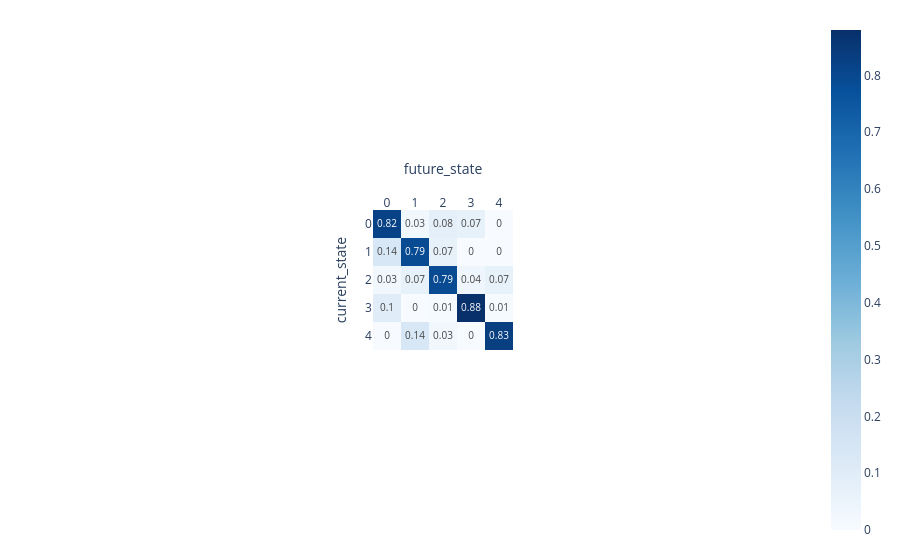
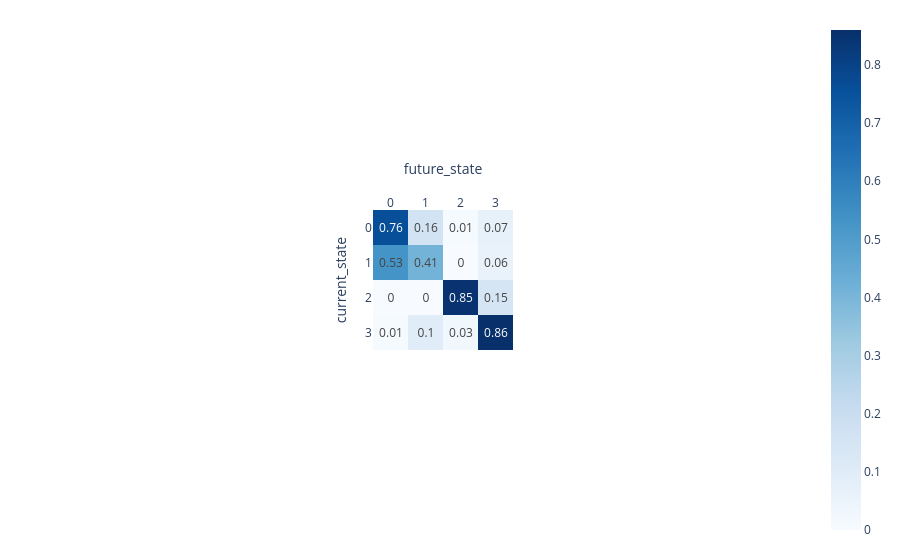

Notebook code cell kept with these figures, in order:
### Markdown cell above
#### Lastly, one should check state transition matrices to understand how state transition behaviour - how likely states are to transition from one to another. A well fit model should demonstrate persistance of states. A poorly fit model exhibits erratic transition behaviour and failure to distinguish states.

### Code cell
# Visualising state transition matrices

for model_no in final_models:
    print("")
    print(f"Model No.{model_no}")
    [print(x) for x in best_models_dict[model_no]["state_means"]["state_description"] if x != ""]
    print("_______________________")
    fig = px.imshow(best_models_dict[model_no]["transition_probabilities"], text_auto = True, color_continuous_scale = "Blues")
    fig.update_xaxes(side="top", tickmode = "linear", dtick = 1, title = dict(text = "current_state"))
    fig.update_yaxes(tickmode = "linear", dtick = 1, title = dict(text = "test"))
    fig.update_layout(height = 250, margin = dict(t = 20, b = 20))
    fig.show()

### Figure 1 — Plotly figure (JSON) as saved in the notebook; plotly's stock layout.template omitted (floating-point values rounded to 4 significant figures)
{"data": [{"coloraxis": "coloraxis", "hovertemplate": "x: %{x}<br>y: %{y}<br>color: %{z}<extra></extra>", "name": "0", "texttemplate": "%{z}", "type": "heatmap", "xaxis": "x", "yaxis": "y", "z": [[0.82, 0.03, 0.08, 0.07, 0], [0.14, 0.79, 0.07, 0, 0], [0.03, 0.07, 0.79, 0.04, 0.07], [0.1, 0, 0.01, 0.88, 0.01], [0, 0.14, 0.03, 0, 0.83]]}], "layout": {"autosize": true, "coloraxis": {"colorscale": [[0, "rgb(247,251,255)"], [0.125, "rgb(222,235,247)"], [0.25, "rgb(198,219,239)"], [0.375, "rgb(158,202,225)"], [0.5, "rgb(107,174,214)"], [0.625, "rgb(66,146,198)"], [0.75, "rgb(33,113,181)"], [0.875, "rgb(8,81,156)"], [1, "rgb(8,48,107)"]]}, "margin": {"b": 20, "t": 20}, "xaxis": {"anchor": "y", "autorange": true, "constrain": "domain", "domain": [0.4036, 0.5964], "dtick": 1, "range": [-0.5, 4.5], "scaleanchor": "y", "side": "top", "tickmode": "linear", "title": {"text": "future_state"}}, "yaxis": {"anchor": "x", "autorange": true, "constrain": "domain", "domain": [0.2231, 0.7769], "dtick": 1, "range": [4.5, -0.5], "tickmode": "linear", "title": {"text": "current_state"}}}}

### Figure 2 — Plotly figure (JSON) as saved in the notebook; plotly's stock layout.template omitted (floating-point values rounded to 4 significant figures)
{"data": [{"coloraxis": "coloraxis", "hovertemplate": "x: %{x}<br>y: %{y}<br>color: %{z}<extra></extra>", "name": "0", "texttemplate": "%{z}", "type": "heatmap", "xaxis": "x", "yaxis": "y", "z": [[0.76, 0.16, 0.01, 0.07], [0.53, 0.41, 0, 0.06], [0, 0, 0.85, 0.15], [0.01, 0.1, 0.03, 0.86]]}], "layout": {"autosize": true, "coloraxis": {"colorscale": [[0, "rgb(247,251,255)"], [0.125, "rgb(222,235,247)"], [0.25, "rgb(198,219,239)"], [0.375, "rgb(158,202,225)"], [0.5, "rgb(107,174,214)"], [0.625, "rgb(66,146,198)"], [0.75, "rgb(33,113,181)"], [0.875, "rgb(8,81,156)"], [1, "rgb(8,48,107)"]]}, "margin": {"b": 20, "t": 20}, "xaxis": {"anchor": "y", "autorange": true, "constrain": "domain", "domain": [0.4036, 0.5964], "dtick": 1, "range": [-0.5, 3.5], "scaleanchor": "y", "side": "top", "tickmode": "linear", "title": {"text": "future_state"}}, "yaxis": {"anchor": "x", "autorange": true, "constrain": "domain", "domain": [0.2231, 0.7769], "dtick": 1, "range": [3.5, -0.5], "tickmode": "linear", "title": {"text": "current_state"}}}}
